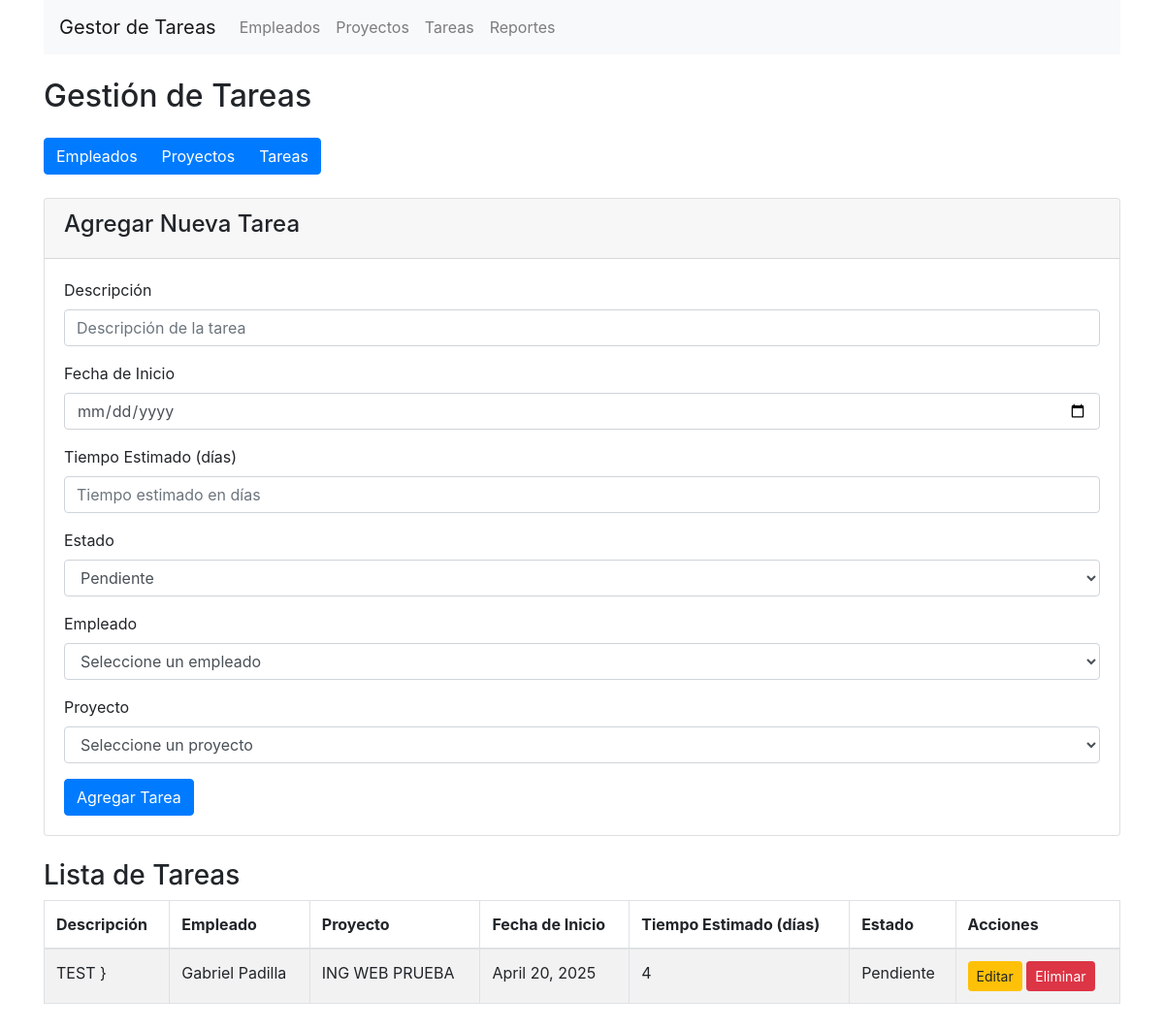
Page /tareas/ on the earlier database version.
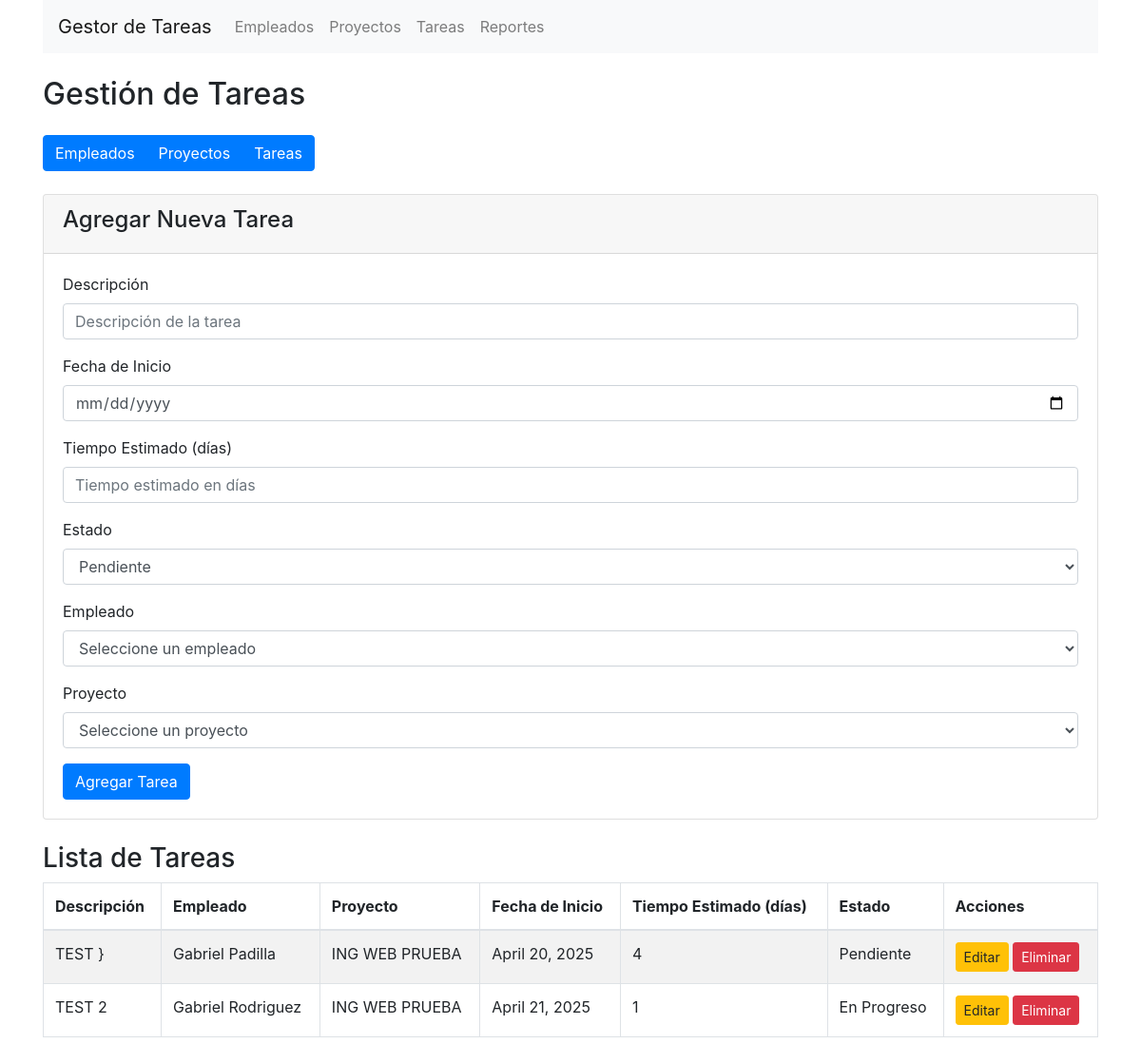
Same page on the later database version.
### core/models.py (models this page shows, shortened)
class Task(models.Model):
    id_employee = models.ForeignKey(Employee, on_delete=models.CASCADE)
    id_project = models.ForeignKey(Project, on_delete=models.CASCADE)
    description = models.CharField(max_length=255)
    date_start = models.DateField()
    estimate_time = models.IntegerField()  # Tiempo estimado en días
    status = models.CharField(max_length=50)

class Employee(models.Model):
    first_name = models.CharField(max_length=100)
    last_name = models.CharField(max_length=100)

class Project(models.Model):
    name = models.CharField(max_length=200)

### core/views.py (the view)
# urls.py: path('tareas/', views.tareas, name='tareas'),
def tareas(request):
    tasks = Task.objects.all()
    employees = Employee.objects.all()  # Asegúrate de pasar los empleados
    projects = Project.objects.all()  # Asegúrate de pasar los proyectos
    if request.method == 'POST':
        form = TaskForm(request.POST)
        if form.is_valid():
            form.save()
            return redirect('tareas')
    else:
        form = TaskForm()
    return render(request, 'tareas.html', {
        'tasks': tasks,
        'form': form,
        'employees': employees,  # Pasar empleados al template
        'projects': projects,  # Pasar proyectos al template
    })

### core/forms.py
class TaskForm(forms.ModelForm):
    class Meta:
        model = Task
        fields = '__all__'

### core/templates/tareas.html (shortened to what this page needs)
{% extends 'base.html' %}
{% block content %}
<h2 class="my-4">Gestión de Tareas</h2>
<div class="btn-group mb-4" role="group" aria-label="Basic example">
    <a href="{% url 'empleados' %}" class="btn btn-primary">Empleados</a>
    <a href="{% url 'proyectos' %}" class="btn btn-primary">Proyectos</a>
    <a href="{% url 'tareas' %}" class="btn btn-primary">Tareas</a>
</div>
<div class="card mb-4">
    <div class="card-header">
        <h4>Agregar Nueva Tarea</h4>
    </div>
    <div class="card-body">
        <form method="POST">
            <div class="form-group">
                <label for="description">Descripción</label>
                <input type="text" class="form-control" id="description" name="description" placeholder="Descripción de la tarea" required>
            </div>
            <div class="form-group">
                <label for="date_start">Fecha de Inicio</label>
                <input type="date" class="form-control" id="date_start" name="date_start" required>
            </div>
            <div class="form-group">
                <label for="estimate_time">Tiempo Estimado (días)</label>
                <input type="number" class="form-control" id="estimate_time" name="estimate_time" placeholder="Tiempo estimado en días" required>
            </div>
            <div class="form-group">
                <label for="status">Estado</label>
                <select class="form-control" id="status" name="status" required>
                    <option value="Pendiente">Pendiente</option>
                </select>
            </div>
            <div class="form-group">
                <label for="id_employee">Empleado</label>
                <select class="form-control" id="id_employee" name="id_employee" required>
                    <option value="" disabled selected>Seleccione un empleado</option>
                </select>
            </div>
            <div class="form-group">
                <label for="id_project">Proyecto</label>
                <select class="form-control" id="id_project" name="id_project" required>
                    <option value="" disabled selected>Seleccione un proyecto</option>
                </select>
            </div>
            <button type="submit" class="btn btn-primary">Agregar Tarea</button>
        </form>
    </div>
</div>
<h3>Lista de Tareas</h3>
<div class="table-responsive">
    <table class="table table-striped table-bordered">
        <thead>
            <tr>
                <th>Descripción</th>
                <th>Empleado</th>
                <th>Proyecto</th>
                <th>Fecha de Inicio</th>
                <th>Tiempo Estimado (días)</th>
                <th>Estado</th>
                <th>Acciones</th>
            </tr>
        </thead>
        <tbody>
            {% for task in tasks %}
                <tr>
                    <td>{{ task.description }}</td>
                    <td>{{ task.id_employee.first_name }} {{ task.id_employee.last_name }}</td>
                    <td>{{ task.id_project.name }}</td>
                    <td>{{ task.date_start }}</td>
                    <td>{{ task.estimate_time }}</td>
                    <td>{{ task.status }}</td>
                    <td>
                        <a href="{% url 'editar_tarea' task.id %}" class="btn btn-warning btn-sm">Editar</a>
                        <a href="{% url 'eliminar_tarea' task.id %}" class="btn btn-danger btn-sm">Eliminar</a>
                    </td>
                </tr>
            {% empty %}
                <tr>
                    <td colspan="7" class="text-center">No hay tareas registradas.</td>
                </tr>
            {% endfor %}
        </tbody>
    </table>
</div>
{% endblock %}

Differences in the rows shown:
added Task: description "TEST 2", id_employee.first_name "Gabriel", id_employee.last_name "Rodriguez", id_project.name "ING WEB PRUEBA", date_start "April 21, 2025", estimate_time "1", status "En Progreso"
